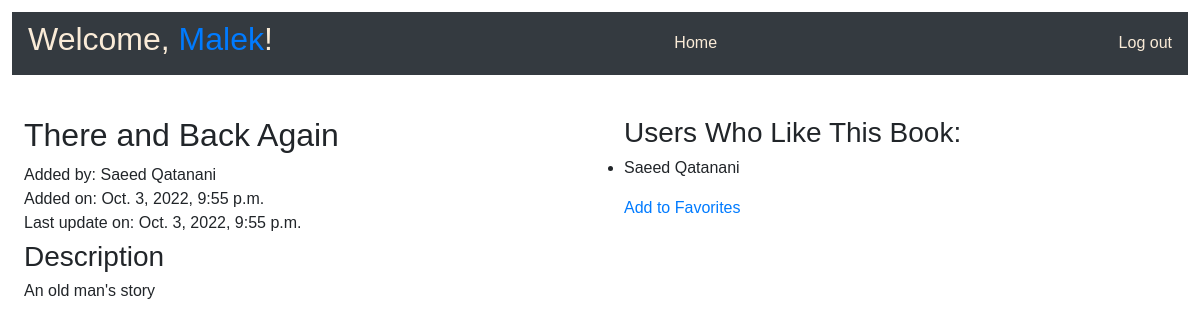
Before: /books/1/ (signed in) with the older database file.
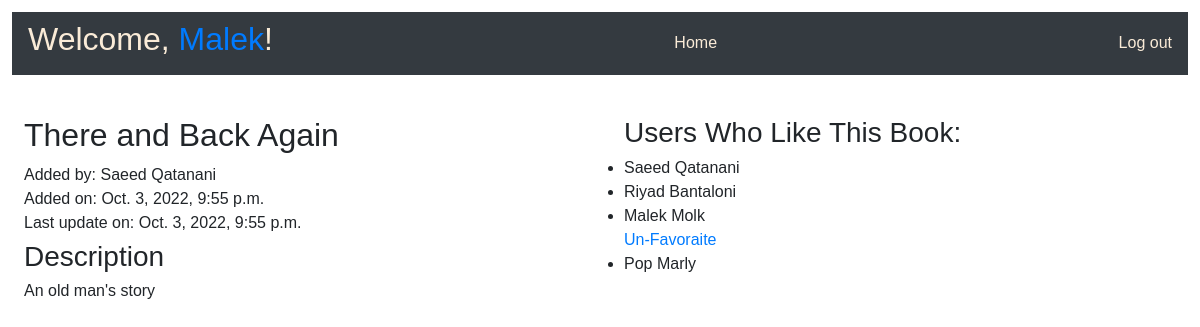
After: the same page with the newer database file.
### login_app/models.py (models this page shows)
class User(models.Model):
    first_name = models.CharField(max_length = 255)
    last_name = models.CharField(max_length = 255)
    birthday = models.DateField()
    email = models.EmailField(max_length = 255)
    password = models.CharField(max_length = 255)
    created_at = models.DateTimeField(auto_now_add=True)
    updated_at = models.DateTimeField(auto_now=True)
    objects = UserManager()

### favorite_books_app/views.py (the view)
# urls.py: path('<int:id>/', views.display_book),
def display_book(request, id):
    book = Book.objects.get(id = id)
    context ={
        'book' : book,
        'users_who_like' : book.users_who_like.all(),
        'user' : User.objects.get(id = request.session['id']),
    }
    return render(request, 'book_info.html', context)

### favorite_books_app/templates/book_info.html (shortened to what this page needs)
<!DOCTYPE html>
<html lang="en">
<head>
    {% load static %}
    <link rel="stylesheet" href="https://cdn.jsdelivr.net/npm/bootstrap@4.6.2/dist/css/bootstrap.min.css">
    <link rel="stylesheet" href="{% static 'css/styling.css' %}">
</head>
<body>
    <header class="navbar navbar-primary bg-dark">
        <h2>Welcome, <a href="/books/show_user_profile/">{{ request.session.first_name }}</a>!</h2>
        <p class="link_container"><a href="/books/" class="navbar_link">Home</a></p>
        <p class="link_container"><a href="/logout/" class="navbar_link">Log out</a></p>
    </header>
    <main>
        {% if request.session.id == book.uploaded_by.id %}
        <section class="book_show">
            <form action="/books/{{book.id}}/update/" method="post">
                {% csrf_token %}
                <div class="form-group row col-sm-8">
                    <h2><input type="text" name="title" id="title" value="{{ book.title }}" class="form-control"></h2>
                </div>
                <p>Added by: {{ book.uploaded_by.first_name }} {{ book.uploaded_by.last_name }}</p>
                <p>Added on: {{ book.created_at }}</p>
                <p>Last update on: {{ book.updated_at }}</p>
                <div class="form-group row">
                    <label for="desc" class="col-sm-4 col-form-label">Description</label>
                    <div class="col-sm-8">
                    <input type="text" name="desc" id="desc" value="{{ book.desc }}" class="form-control">
                    </div>
                </div>
                <button type="submit" class="btn btn-outline-primary">Update</button>
            </form>
            <form action="/books/{{book.id}}/delete/" method="post">
                {% csrf_token %}
                <button type="submit" class="btn btn-outline-danger">Delete</button>
            </form>
        </section>
        {% else %}
        <section class="book_show">
                <div>
                    <h2>{{ book.title }}</h2>
                </div>
                <p>Added by: {{ book.uploaded_by.first_name }} {{ book.uploaded_by.last_name }}</p>
                <p>Added on: {{ book.created_at }}</p>
                <p>Last update on: {{ book.updated_at }}</p>
                <div>
                    <h3>Description</h3>
                    <p>{{ book.desc }}</p>
                </div>
        </section>
        {% endif %}
        <section  class="book_show">
            <h3>Users Who Like This Book:</h3>
            <ul>
                {% for user in users_who_like %}
                <li>{{ user.first_name }} {{ user.last_name }}</li>
                {% if user.id == request.session.id %}
                <a href="/books/remove_favoraite/{{book.id}}">Un-Favoraite</a>
                {% endif %}
                {% endfor %}
            </ul>
            {% if user not in users_who_like %}
            <p><a href="/books/add_to_favorites/{{book.id}}/">Add to Favorites</a></p>
            {% endif %}
        </section>
    </main>
</body>
</html>

Changed rows visible on the page:
now on one of the page's lists (row unchanged): User: first_name "Malek", last_name "Molk"
now on this page (row unchanged): User: first_name "Riyad", last_name "Bantaloni"
added User: first_name "Pop", last_name "Marly"
Other visible differences:
text no longer shown: "Add to Favorites"
